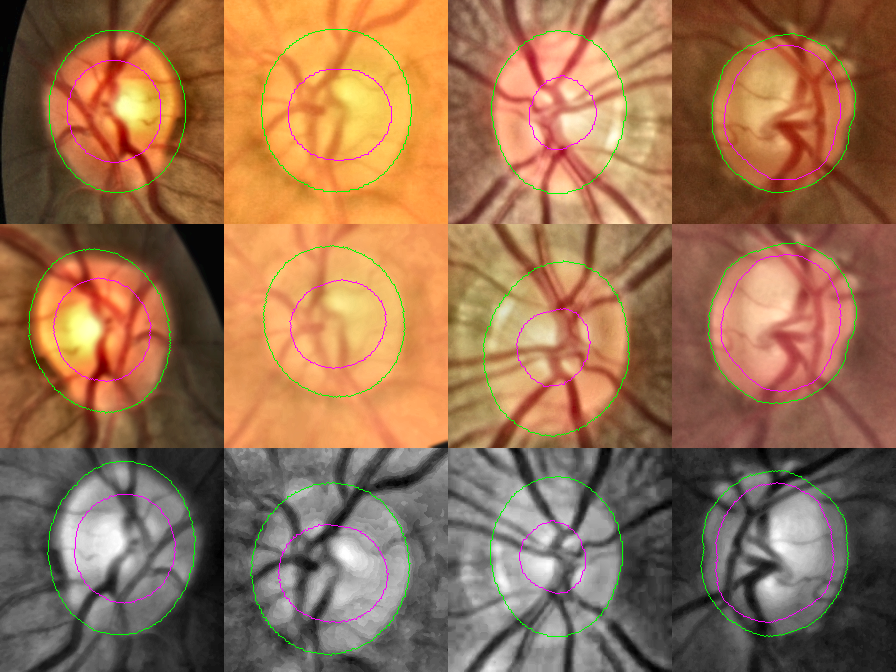
#> input picture runs/p1_aug_check.png, 896 x 672 px
$ python -i data.py   (imports and definitions only)
#> lines starting #> are read from the running program, lines starting #| are printed output that depends on the picture
#> further down, picture is the input picture: shape (672, 896, 3); mean B, G, R 81.2, 111.4, 150.9
"""ROI dataset shared by every classifier (baselines and BT-ViT).

Each stored ROI is a 384 px crop with ROI_CONTEXT (2.0) x the disc diameter. The model input is
the central ROI_WINDOW (1.4) x diameter window resampled to `size` px, with the training
augmentation of METHODOLOGY.md section 3 folded into a single affine warp (rotation, scale,
centre jitter, flips), followed by photometric jitter.

Preprocessing modes:
  "rgb_clahe"   - ours: RGB, CLAHE on the LAB L channel, ImageNet mean/std normalisation.
  "paper_gray"  - the reference paper (B1): grayscale, 3x3 median filter, CLAHE, min-max to [0,1].
"""
import math
import random

import cv2
import numpy as np
import torch
from torch.utils.data import Dataset, WeightedRandomSampler

ROI_CONTEXT, ROI_WINDOW = 2.0, 1.4
IMAGENET_MEAN = np.array([0.485, 0.456, 0.406], np.float32)
IMAGENET_STD = np.array([0.229, 0.224, 0.225], np.float32)
_CLAHE = cv2.createCLAHE(clipLimit=2.0, tileGridSize=(8, 8))


# [11 lines left out: function preprocess, not called in this run]


def _photometric(bgr):
    x = bgr.astype(np.float32)
    x = x * random.uniform(0.8, 1.2) + random.uniform(-20, 20)  # contrast / brightness
    hsv = cv2.cvtColor(np.clip(x, 0, 255).astype(np.uint8), cv2.COLOR_BGR2HSV).astype(np.float32)
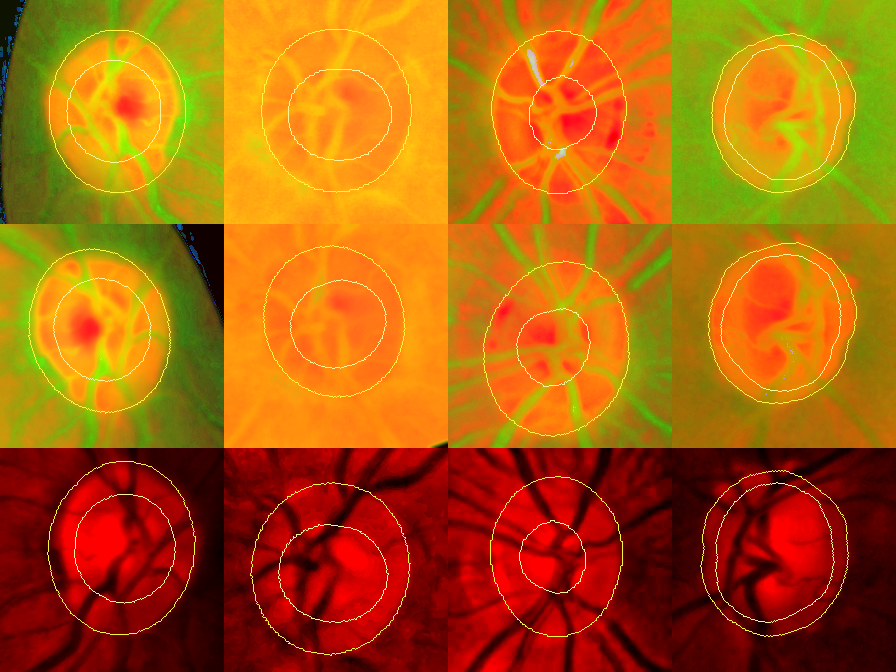
#> hsv: shape (672, 896, 3) float32; mean B, G, R 10.6, 94.1, 176.3
    hsv[..., 0] = (hsv[..., 0] + random.uniform(-5, 5)) % 180  # hue
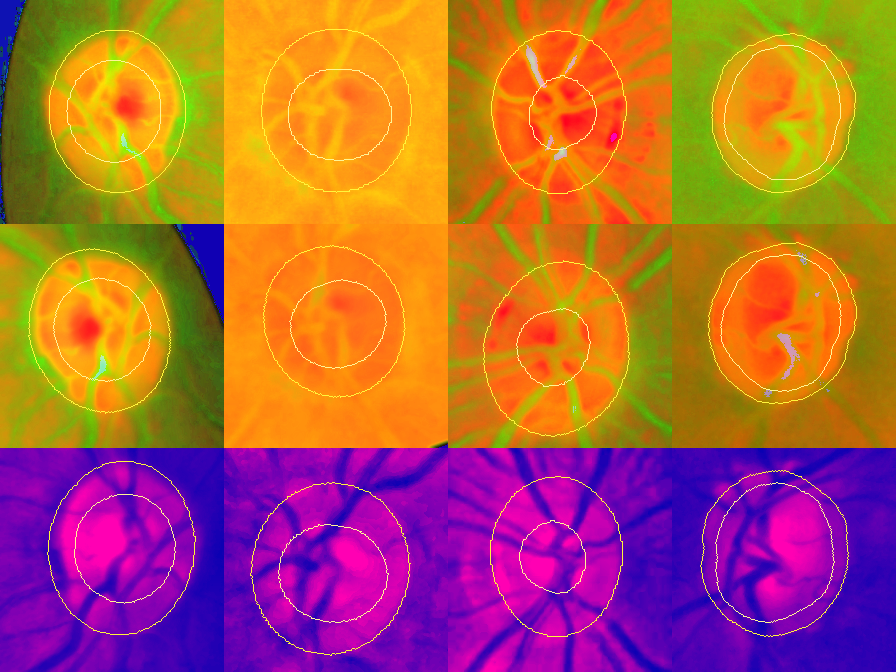
#> hsv: shape (672, 896, 3) float32; mean B, G, R 70.1, 94.1, 176.3
    hsv[..., 1] *= random.uniform(0.8, 1.2)  # saturation
    x = cv2.cvtColor(np.clip(hsv, 0, 255).astype(np.uint8), cv2.COLOR_HSV2BGR).astype(np.float32) / 255.0
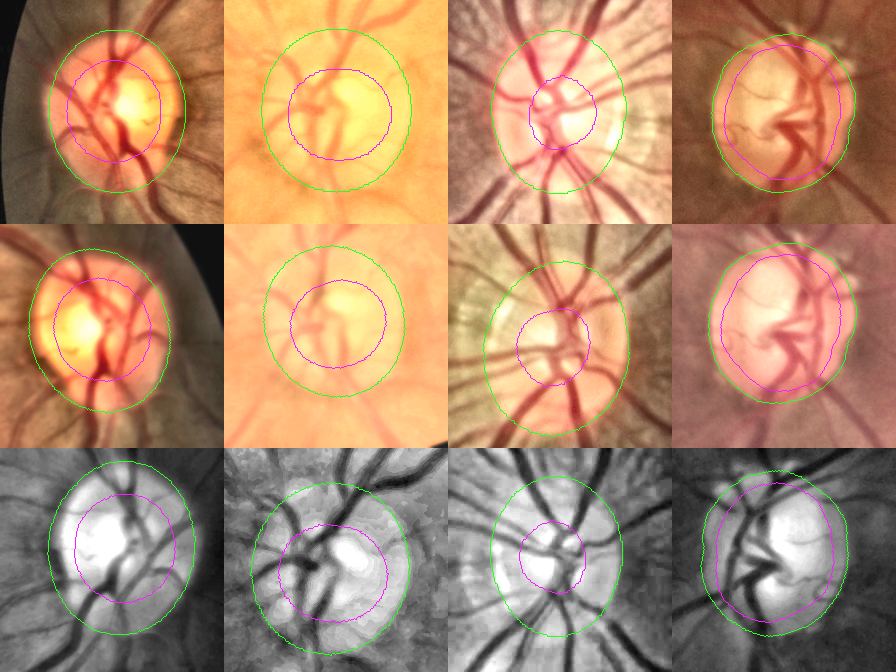
#> x: shape (672, 896, 3) float32; mean B, G, R 0.427, 0.539, 0.682
    x = np.power(x, random.uniform(0.8, 1.25)) * 255.0  # gamma
    x = np.clip(x, 0, 255).astype(np.uint8)
    if random.random() < 0.3:
        x = cv2.GaussianBlur(x, (0, 0), random.uniform(0.5, 1.5))
    if random.random() < 0.3:  # camera / compression variation
        ok, enc = cv2.imencode(".jpg", x, [cv2.IMWRITE_JPEG_QUALITY, random.randint(40, 90)])
        x = cv2.imdecode(enc, cv2.IMREAD_COLOR)
    return x


class RoiDataset(Dataset):
    """Rows from roi_manifest.csv. Returns dict(image, label, mask, index)."""

    # [5 lines left out: function __init__, not called in this run]

    def __len__(self):
        return len(self.rows)

    # [47 lines left out: functions _warp, __getitem__, balanced_sampler, not called in this run]

>>> import cv2
>>> picture = cv2.imread('../runs/p1_aug_check.png')
>>> result = _photometric(picture)
